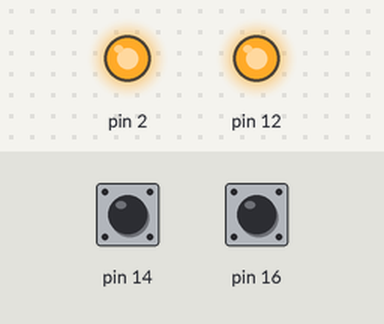
A sketch run on a simulated Arduino Uno, built with avr-gcc and run on an emulated ATmega328P. Parts: output pins drawn as LEDs (lit = HIGH). Dashed ring = blinking. The test bench sets the inputs (shaded band); at power-on: pin 14 HIGH, pin 16 HIGH.

Above: at 2.8 s.
2.9 s: pin 14 pulled LOW for 3.2 s
At 4.1 s:
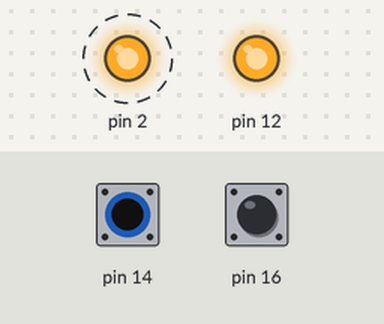
7.6 s: pin 16 pulled LOW for 1.2 s
At 8.4 s:
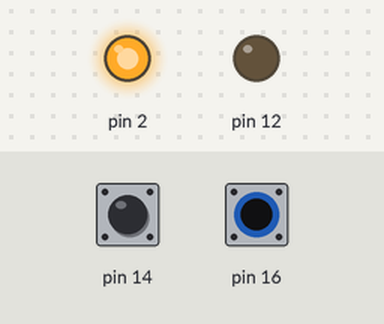
10.3 s: pin 16 pulled LOW for 3.2 s
At 12.5 s:
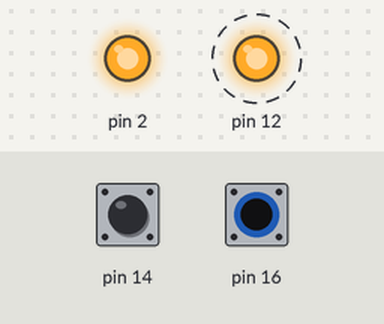
Timing chart, 0 to 15.0 s (numbered marks = the images above; inputs shaded):
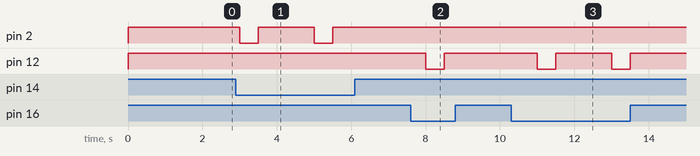

The sketch:

LED2.ino
```cpp
#include "LED.h"

  LED LED1(12,16);
  LED LED2(2,14);
void setup() {
  // put your setup code here, to run once:
}

void loop() {
  // put your main code here, to run repeatedly:
  LED1.toggleSwitch(500);
  LED2.toggleSwitch(500);
  delay(1000);
}
```

LED.cpp
```cpp
#include "LED.h"
#include "Arduino.h"

LED::LED(int pin){
  _pin = pin;
  pinMode(pin,OUTPUT);
}
LED::LED(int pin,int bin){
  _pin = pin;
  _bin = bin;
  pinMode(_bin,INPUT_PULLUP);
  pinMode(_pin,OUTPUT);
}
void LED::on(){ digitalWrite(_pin,LOW); }
void LED::off(){ digitalWrite(_pin,HIGH); }
void LED::interval(int p){ delay(p); }
void LED::toggle(int p){
  on();
  interval(p);
  off();
  interval(p);
}

int LED::button(){
  int state = digitalRead(_bin);
  return state;
}
void LED::toggleSwitch(int p){
    if(button()==0){
      toggle(p);
    }else{
      off();
    }
}
```

LED.h
```cpp
#ifndef LED_h
#define LED_h
/***************************************************/
#include "Arduino.h"
class LED{
  public:
    LED(int pin);
    LED(int pin,int bin);
    void on();
    void off();
    void toggle(int p);
    void toggleSwitch(int p);
    void interval(int p);
    int button();
  private:
    int _pin;
    int _bin;
};
/***************************************************/
#endif
```

Measured:
- after the input at 2.9 s, pin 2: alternates HIGH for 1.5 s and LOW for 0.50 s, starting after 0.10 s
- after the input at 7.6 s, pin 12: HIGH → LOW after 0.40 s, → HIGH 0.50 s later
- after the input at 10.3 s, pin 12: alternates HIGH for 1.5 s and LOW for 0.50 s, 4 changes in all, then stays HIGH, starting after 0.70 s
